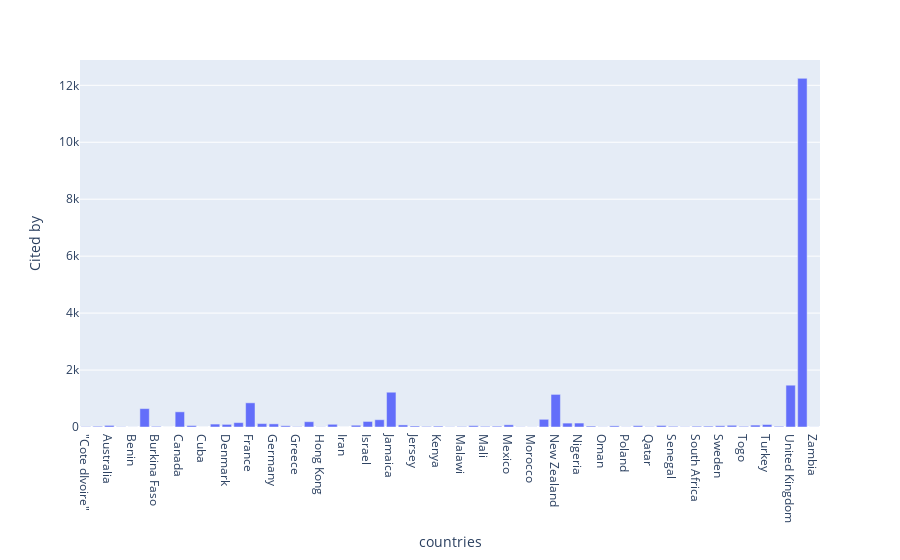

Source (notebook cell):
### Code cell
graph_df = citation_count_df.groupby(['countries'], as_index=False)['Cited by'].sum()
fig = px.bar(graph_df, x='countries', y='Cited by')
fig.show()

### Figure 1 — Plotly figure (JSON) as saved in the notebook; plotly's stock layout.template omitted (floating-point values rounded to 4 significant figures)
{"data": [{"alignmentgroup": "True", "hovertemplate": "countries=%{x}<br>Cited by=%{y}<extra></extra>", "legendgroup": "", "marker": {"color": "#636efa", "pattern": {"shape": ""}}, "name": "", "offsetgroup": "", "orientation": "v", "showlegend": false, "textposition": "auto", "type": "bar", "x": ["\"Cote dIvoire\"", "Argentina", "Australia", "Belgium", "Benin", "Brazil", "Burkina Faso", "Cameroon", "Canada", "China", "Cuba", "Curaçao", "Denmark", "Egypt", "France", "Georgia", "Germany", "Ghana", "Greece", "Guadeloupe", "Hong Kong", "India", "Iran", "Ireland", "Israel", "Italy", "Jamaica", "Japan", "Jersey", "Jordan", "Kenya", "Kuwait", "Malawi", "Malaysia", "Mali", "Martinique", "Mexico", "Monaco", "Morocco", "Netherlands", "New Zealand", "Niger", "Nigeria", "Norway", "Oman", "Pakistan", "Poland", "Portugal", "Qatar", "Saudi Arabia", "Senegal", "Singapore", "South Africa", "Spain", "Sweden", "Switzerland", "Togo", "Trinidad and Tobago", "Turkey", "United Arab Emirates", "United Kingdom", "United States", "Zambia"], "xaxis": "x", "y": [12, 25, 56, 8, 2, 646, 23, 1, 533, 50, 1, 103, 92, 154, 849, 120, 110, 44, 13, 186, 7, 95, 1, 62, 195, 256, 1221, 73, 35, 20, 31, 8, 16, 46, 23, 28, 77, 7, 5, 270, 1145, 137, 139, 32, 6, 40, 6, 46, 10, 53, 24, 8, 27, 30, 44, 60, 22, 67, 87, 24, 1468, 12244, 3], "yaxis": "y"}], "layout": {"barmode": "relative", "legend": {"tracegroupgap": 0}, "margin": {"t": 60}, "xaxis": {"anchor": "y", "domain": [0, 1], "title": {"text": "countries"}}, "yaxis": {"anchor": "x", "domain": [0, 1], "title": {"text": "Cited by"}}}}
